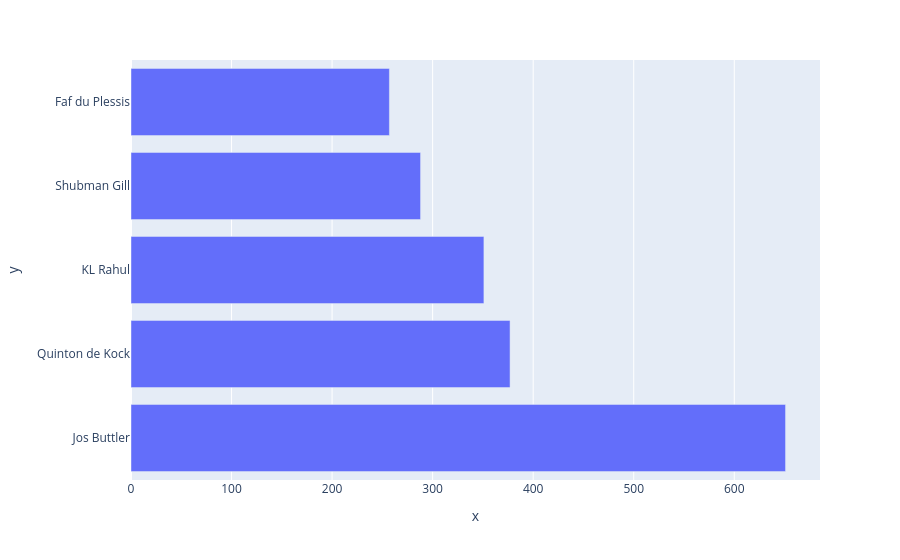

This figure's notebook cell:
### Code cell
px.bar(
    x = high.values,
    y = high.index
)

### Figure 1 — Plotly figure (JSON) as saved in the notebook; plotly's stock layout.template omitted (floating-point values rounded to 4 significant figures)
{"data": [{"hovertemplate": "x=%{x}<br>y=%{y}<extra></extra>", "legendgroup": "", "marker": {"color": "#636efa", "pattern": {"shape": ""}}, "name": "", "orientation": "h", "showlegend": false, "textposition": "auto", "type": "bar", "x": [651, 377, 351, 288, 257], "xaxis": "x", "y": ["Jos Buttler", "Quinton de Kock", "KL Rahul", "Shubman Gill", "Faf du Plessis"], "yaxis": "y"}], "layout": {"barmode": "relative", "legend": {"tracegroupgap": 0}, "margin": {"t": 60}, "xaxis": {"anchor": "y", "domain": [0, 1], "title": {"text": "x"}}, "yaxis": {"anchor": "x", "domain": [0, 1], "title": {"text": "y"}}}}
